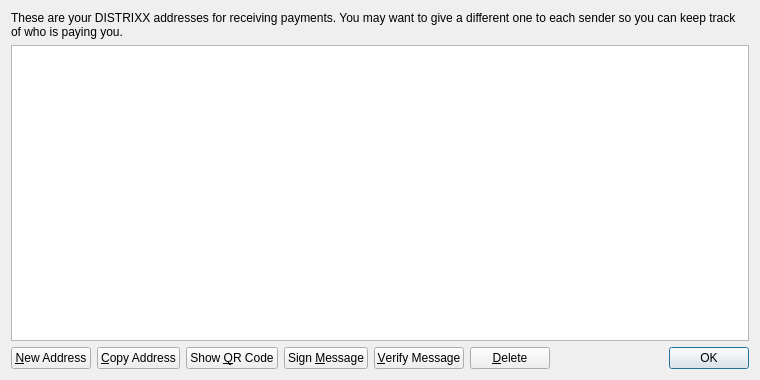
<?xml version="1.0" encoding="UTF-8"?>
<ui version="4.0">
 <class>AddressBookPage</class>
 <widget class="QWidget" name="AddressBookPage">
  <property name="geometry">
   <rect>
    <x>0</x>
    <y>0</y>
    <width>760</width>
    <height>380</height>
   </rect>
  </property>
  <property name="windowTitle">
   <string>Address Book</string>
  </property>
  <layout class="QVBoxLayout" name="verticalLayout">
   <item>
    <widget class="QLabel" name="labelExplanation">
     <property name="text">
      <string>These are your DISTRIXX addresses for receiving payments. You may want to give a different one to each sender so you can keep track of who is paying you.</string>
     </property>
     <property name="textFormat">
      <enum>Qt::PlainText</enum>
     </property>
     <property name="wordWrap">
      <bool>true</bool>
     </property>
    </widget>
   </item>
   <item>
    <widget class="QTableView" name="tableView">
     <property name="contextMenuPolicy">
      <enum>Qt::CustomContextMenu</enum>
     </property>
     <property name="toolTip">
      <string>Double-click to edit address or label</string>
     </property>
     <property name="tabKeyNavigation">
      <bool>false</bool>
     </property>
     <property name="alternatingRowColors">
      <bool>true</bool>
     </property>
     <property name="selectionMode">
      <enum>QAbstractItemView::SingleSelection</enum>
     </property>
     <property name="selectionBehavior">
      <enum>QAbstractItemView::SelectRows</enum>
     </property>
     <property name="sortingEnabled">
      <bool>true</bool>
     </property>
     <attribute name="verticalHeaderVisible">
      <bool>false</bool>
     </attribute>
    </widget>
   </item>
   <item>
    <layout class="QHBoxLayout" name="horizontalLayout">
     <item>
      <widget class="QPushButton" name="newAddressButton">
       <property name="toolTip">
        <string>Create a new address</string>
       </property>
       <property name="text">
        <string>&amp;New Address</string>
       </property>
       <property name="icon">
        <iconset resource="../bitcoin.qrc">
         <normaloff>:/icons/add</normaloff>:/icons/add</iconset>
       </property>
      </widget>
     </item>
     <item>
      <widget class="QPushButton" name="copyToClipboard">
       <property name="toolTip">
        <string>Copy the currently selected address to the system clipboard</string>
       </property>
       <property name="text">
        <string>&amp;Copy Address</string>
       </property>
       <property name="icon">
        <iconset resource="../bitcoin.qrc">
         <normaloff>:/icons/editcopy</normaloff>:/icons/editcopy</iconset>
       </property>
      </widget>
     </item>
     <item>
      <widget class="QPushButton" name="showQRCode">
       <property name="text">
        <string>Show &amp;QR Code</string>
       </property>
       <property name="icon">
        <iconset resource="../bitcoin.qrc">
         <normaloff>:/icons/qrcode</normaloff>:/icons/qrcode</iconset>
       </property>
      </widget>
     </item>
     <item>
      <widget class="QPushButton" name="signMessage">
       <property name="toolTip">
        <string>Sign a message to prove you own a DISTRIXX address</string>
       </property>
       <property name="text">
        <string>Sign &amp;Message</string>
       </property>
       <property name="icon">
        <iconset resource="../bitcoin.qrc">
         <normaloff>:/icons/edit</normaloff>:/icons/edit</iconset>
       </property>
      </widget>
     </item>
     <item>
      <widget class="QPushButton" name="verifyMessage">
       <property name="toolTip">
        <string>Verify a message to ensure it was signed with a specified DISTRIXX address</string>
       </property>
       <property name="text">
        <string>&amp;Verify Message</string>
       </property>
       <property name="icon">
        <iconset resource="../bitcoin.qrc">
         <normaloff>:/icons/transaction_0</normaloff>:/icons/transaction_0</iconset>
       </property>
      </widget>
     </item>
     <item>
      <widget class="QPushButton" name="deleteButton">
       <property name="toolTip">
        <string>Delete the currently selected address from the list</string>
       </property>
       <property name="text">
        <string>&amp;Delete</string>
       </property>
       <property name="icon">
        <iconset resource="../bitcoin.qrc">
         <normaloff>:/icons/remove</normaloff>:/icons/remove</iconset>
       </property>
      </widget>
     </item>
     <item>
      <spacer name="horizontalSpacer">
       <property name="orientation">
        <enum>Qt::Horizontal</enum>
       </property>
       <property name="sizeHint" stdset="0">
        <size>
         <width>40</width>
         <height>20</height>
        </size>
       </property>
      </spacer>
     </item>
     <item>
      <widget class="QDialogButtonBox" name="buttonBox">
       <property name="sizePolicy">
        <sizepolicy hsizetype="Maximum" vsizetype="Fixed">
         <horstretch>0</horstretch>
         <verstretch>0</verstretch>
        </sizepolicy>
       </property>
       <property name="standardButtons">
        <set>QDialogButtonBox::Ok</set>
       </property>
      </widget>
     </item>
    </layout>
   </item>
  </layout>
 </widget>
 <resources>
  <include location="../bitcoin.qrc"/>
 </resources>
 <connections/>
</ui>
